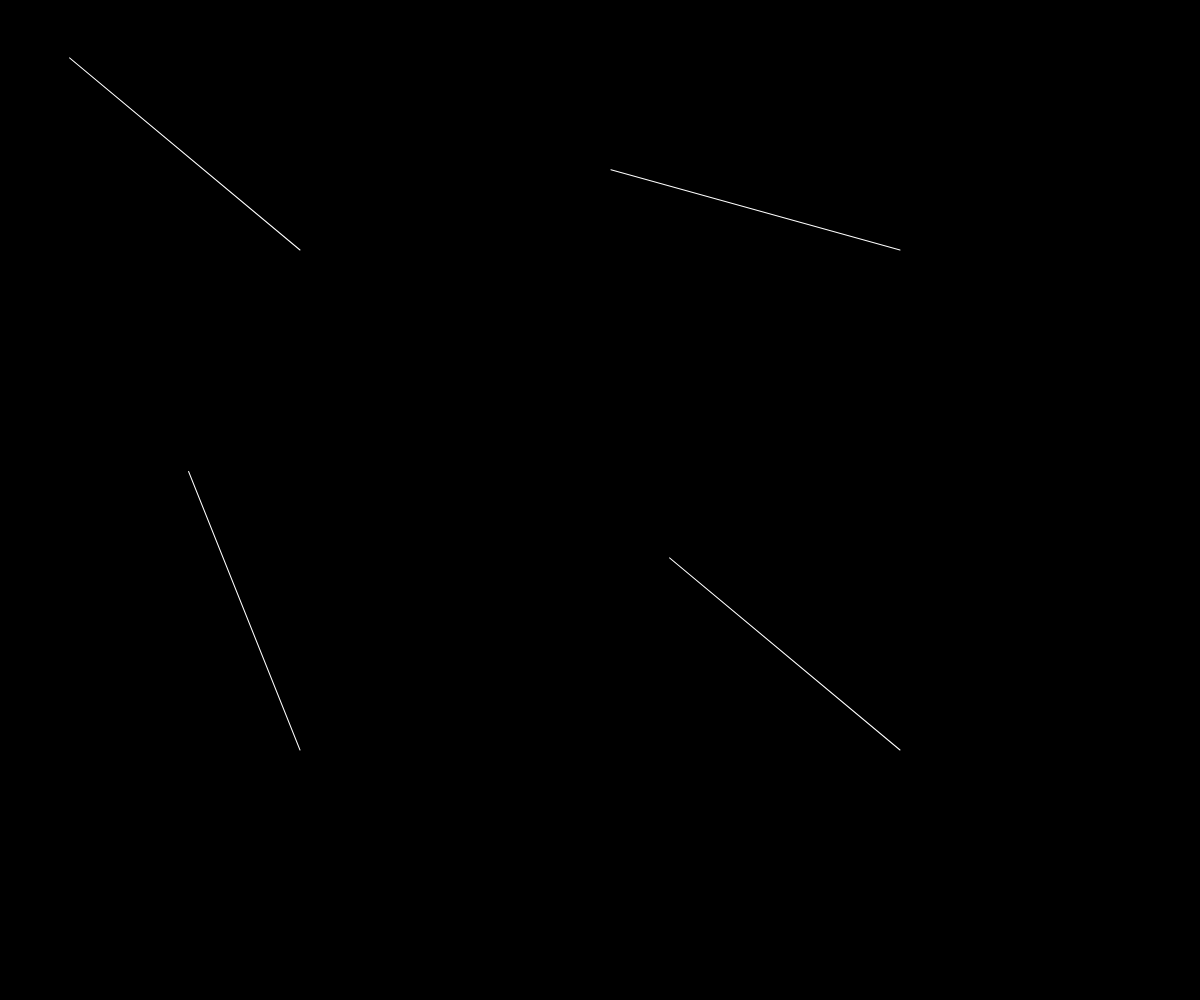
Frame 1 (no input)
Frame 60 (no input): identical to frame 1, image omitted
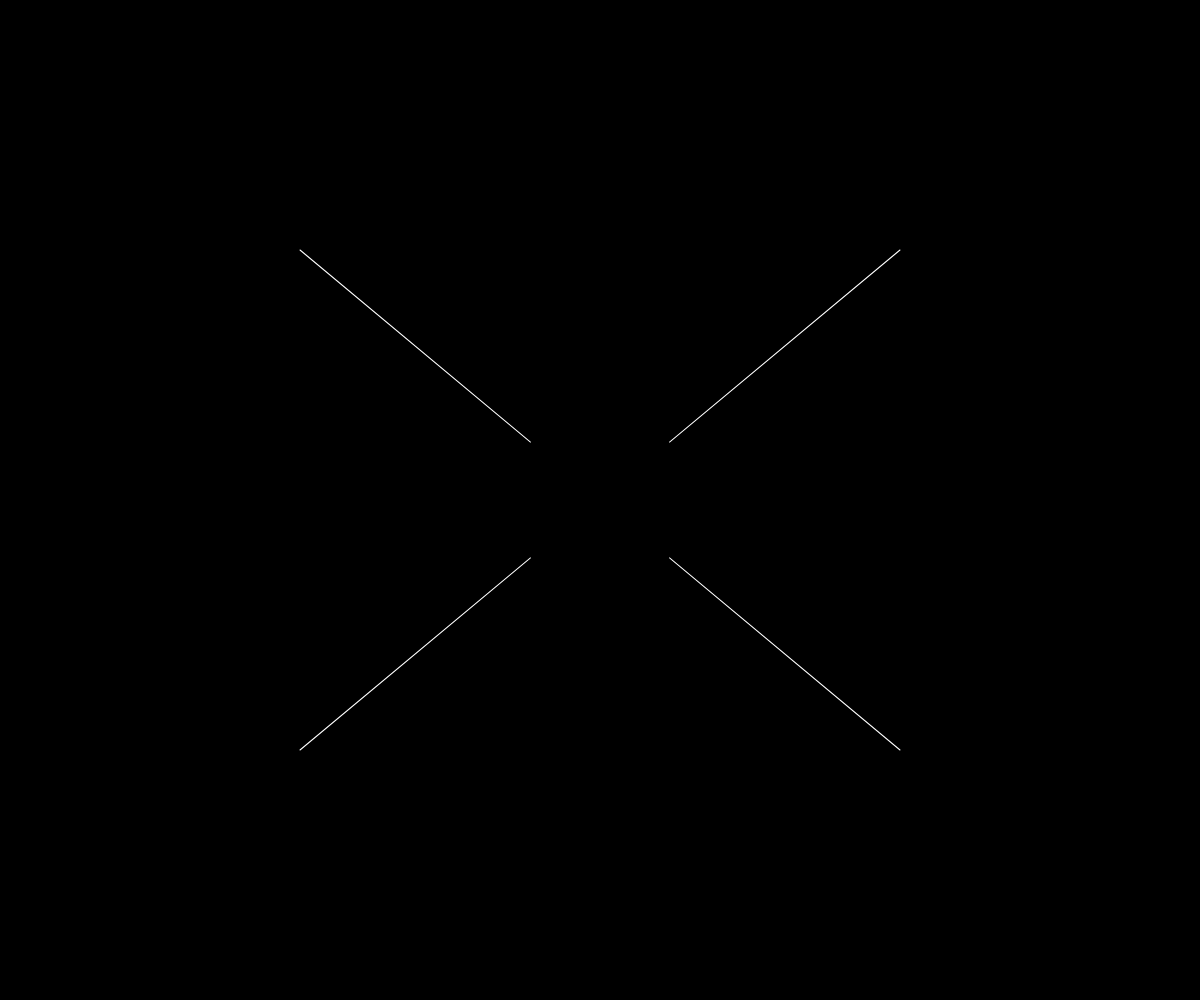
Frame 120 (the mouse pressed at the canvas centre since frame 60)

The p5.js sketch that drew these frames (run headless with seeded random() and noise() and a simulated clock; from frame 60 on, the mouse is pressed at the canvas centre):

// p5.js sketch
// ── sketch.js
/*
+Colabor 2025 HSLU, Hanna Zuellig
Example shows how to use the mouse position and create a rotation to the mouse
*/

let xx = 0;
let yy = 0;

let tilesX = 2;
let tilesY = 2;
let gridX, gridY;




function setup() {
  createCanvas(windowWidth, windowHeight);
  gridX = width / tilesX;
  gridY = height / tilesY;


}

function draw() {
  background(0);
  stroke(255);

  // Use mouse position data
  xx = mouseX;
  yy = mouseY;


  drawGrid();
}


function drawGrid() {
  for (let y = 0; y < tilesY; y++) {
    for (let x = 0; x < tilesX; x++) {
      //Rechne den Winkel zur Maus
      let winkel = atan2(yy - (y * gridY + gridY / 2), xx - (x * gridX + gridX / 2));
      if (winkel < 0) { winkel += 2 * PI; }

      push();
      translate(x * gridX + gridX / 2, y * gridY + gridY / 2);
      rotate(winkel);


      line(0, 0, gridX / 2, 0);


      pop();

    }

  }
}
